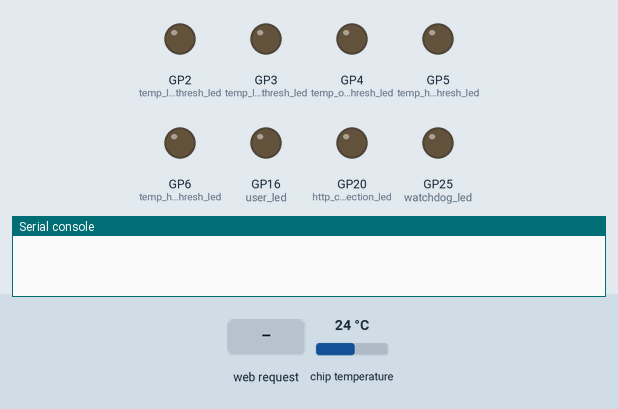
Recording of a program running on a simulated Raspberry Pi Pico running MicroPython. Parts: output pins drawn as LEDs (lit = HIGH), the last lines printed to the serial console. Dashed ring = blinking. The inputs (shaded band) are chosen by the test bench; at power-on: chip temperature 24 °C. WiFi joins after 1.5 s; values from a settings file that is not in the repository are placeholders.

Above: at 1.2 s.
1.3 s: HTTP request GET / received
At 2.1 s:
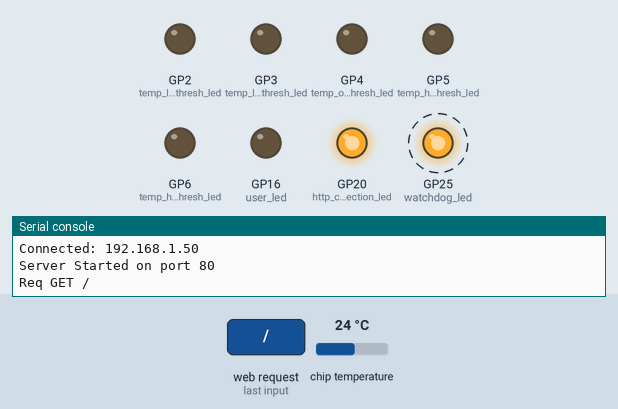
4.8 s: HTTP request GET /notfound received
At 4.9 s:
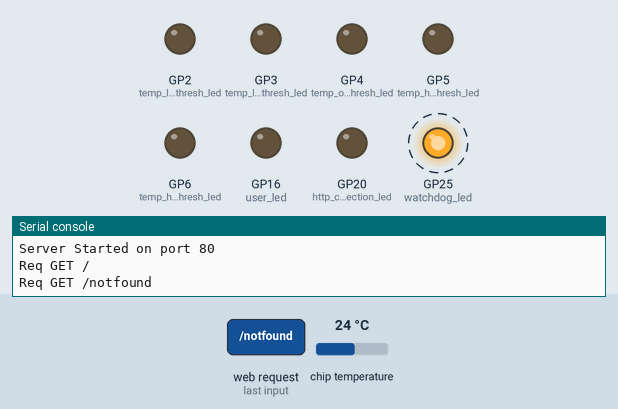
8.3 s: HTTP request GET /garden_temps received
At 8.7 s:
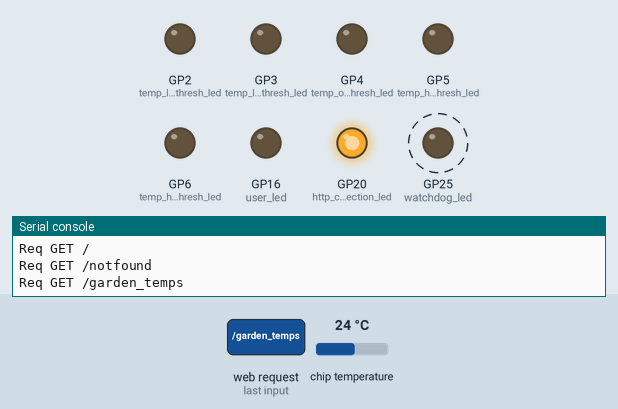
Timing chart, 0 to 17.8 s (numbered marks = the images above; inputs shaded):
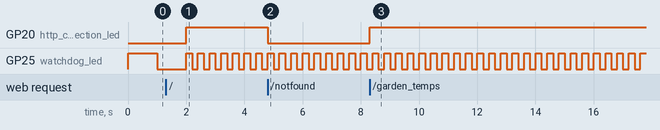

Measured:
- after the input at 1.3 s, GP20 (http_connection_led): LOW → HIGH after 0.70 s
- after the input at 4.8 s, GP20 (http_connection_led): HIGH → LOW at once
- after the input at 8.3 s, GP20 (http_connection_led): LOW → HIGH at once
- by itself, GP25 (watchdog_led): alternates HIGH for 0.20 s and LOW for 0.20 s

The program:

main.py
```python
# (licence header left out)
#This program is free software: you can redistribute it and/or modify
#it under the terms of the GNU General Public License as published by
#the Free Software Foundation, either version 3 of the License, or
#(at your option) any later version.

#This program is distributed in the hope that it will be useful,
#but WITHOUT ANY WARRANTY; without even the implied warranty of
#MERCHANTABILITY or FITNESS FOR A PARTICULAR PURPOSE.  See the
#GNU General Public License for more details.

#You should have received a copy of the GNU General Public License
#along with this program.  If not, see <http://www.gnu.org/licenses/>.

from typing import Callable
from machine import Pin, ADC
import uasyncio as asyncio
import network
import micropython
import userconstants

# Onboard led
watchdog_led = Pin("LED",Pin.OUT)
http_connection_led = Pin(20,Pin.OUT)
user_led = Pin(16,Pin.OUT)

temp_low_crit_thresh_led = Pin(2,Pin.OUT)
temp_low_warn_thresh_led = Pin(3,Pin.OUT)
temp_ok_thresh_led = Pin(4,Pin.OUT)
temp_high_warn_thresh_led = Pin(5,Pin.OUT)
temp_high_crit_thresh_led = Pin(6,Pin.OUT)

watchdog_led.value(0)
http_connection_led.value(0)
user_led.value(0)

temp_low_crit_thresh_led.value(0)
temp_low_warn_thresh_led.value(0)
temp_ok_thresh_led.value(0)
temp_high_warn_thresh_led.value(0)
temp_high_crit_thresh_led.value(0)

def blink_led(_func=None, *, led=watchdog_led):
    """ Define a decorator with an optional led argument.
    Keep the led on for the duration of the function decorated"""
    def decorator_blink_led(func):
        """ Would use functools...but seems unavailable in this env. """
        def wrapper_blink(*args,**kwargs):
            led.toggle()
            value = func(*args,*kwargs)
            return value
        return wrapper_blink
    if _func is None:
        return decorator_blink_led
    return decorator_blink_led(_func)

@blink_led(led=watchdog_led)
async def poll_wifi_status():
    """A short blink every second while waiting for wifi to connect"""
    await asyncio.sleep_ms(1000)

async def wifi_connect(ssid:str, passwd:str):
    """Connect to the requested WIFI network"""
    wlan = network.WLAN(network.STA_IF)
    wlan.active(True)
    wlan.connect(ssid,passwd)
    while wlan.status() != 3:
        await poll_wifi_status()
    print(f"Connected: {wlan.ifconfig()[0]}")

class PicoServer():
    """Implement a uasyncio http server, and a temperature logger from the Pi Pico temp sensor"""
    watchdog_val = 0
    temp_f_latest = 0
    # So the first value set with min() overrides it
    temp_f_min = 1000
    temp_f_max = 0

    # Seconds in each threshold
    thresh_times = [ 0, 0, 0, 0, 0 ]

    @blink_led(led=watchdog_led)
    def watchdog(self):
        """The forever repeating watchdog task, just up a value, and blink a led"""
        self.watchdog_val = self.watchdog_val + 1

    def format_times(self, idx:int) -> str:
        """Pass in an index to the temp cache, return a stringified version of the seconds value"""
        seconds = self.thresh_times[idx]
        # ...micropython also missing datetime module
        minutes,seconds = divmod(seconds,60)
        hours,minutes = divmod(minutes,60)
        days,hours = divmod(hours,24)
        weeks,days = divmod(days,7)
        out = f"{seconds} secs"
        if minutes > 0:
            out = f"{minutes} mins " + out
        if hours > 0:
            out = f"{hours} hours " + out
        if days > 0:
            out = f"{days} days " + out
        if weeks > 0:
            out = f"{weeks} weeks " + out
        return out

    async def watchdog_loop(self):
        """Never exiting watchdog task"""
        while True:
            self.watchdog()
            await asyncio.sleep_ms(200)

    def get_route(self, path:str) -> Callable:
        """Returns a callable generating an html response for the path given"""
        paths = {
            '/': self.index_page,
            '/method=%22post%22?toggle_led=On': self.led_on,
            '/method=%22post%22?toggle_led=Off': self.led_off,
            '/garden_temps': self.garden_temp_page,
            '/notfound': self.not_found
        }
        if path not in paths:
            return paths['/notfound']
        return paths[path]

    def __init__(self):
        self.temp_f_latest = 0

    def read_temp(self) -> (int, int):
        """ Returns a tuple of (Celcius, Farenheit) """
        adc = ADC(4)
        # Normalize the raw 0-65535 adc output value to 0-3.3 voltage scale
        volts = adc.read_u16() * (3.3/65535)
        # Sensor outputs 27 degrees Celcius at 0.706 Volts and decreases 1.721 mV per degree Celcius
        # See See https://datasheets.raspberrypi.com/rp2040/rp2040-datasheet.pdf
        temp_c = 27 - (volts - 0.706)/0.001721
        # Standard unit conversion
        return (temp_c, 32 + (1.8 * temp_c))

    async def cache_temp(self):
        """ Read onboard temp """
        while True:
            temp_now = self.read_temp()
            self.temp_f_latest = temp_now[1]
            self.temp_f_min = min(self.temp_f_min,self.temp_f_latest)
            self.temp_f_max = max(self.temp_f_max,self.temp_f_latest)
            # Calculate threshold temp is in
            thresh_leds = [
                temp_low_crit_thresh_led,
                temp_low_warn_thresh_led,
                temp_ok_thresh_led,
                temp_high_warn_thresh_led,
                temp_high_crit_thresh_led
            ]

            thresholds = [
                (-40,32),
                (32,37),
                (37,60),
                (60,85),
                (86,176)
            ]

            on_item = list(filter(lambda range: (range[0]<self.temp_f_latest<range[1]), thresholds))
            on_idx = thresholds.index(on_item[0])
            for led,idx in enumerate(thresh_leds):
                led.value(idx==on_idx)
                if idx == on_idx:
                    self.thresh_times[idx] = self.thresh_times[idx] + 1

            # Its not necessary to poll it quicker than it can be read by a human
            await asyncio.sleep_ms(1000)

    async def index_page(self,method,path,reader,writer):
        """Return the basic index page """
        del method, path, reader
        writer.write('HTTP/1.0 200 OK\r\nContent-type: text/html\r\n\r\n')
        writer.write("<!DOCTYPE html><html>")
        writer.write("<head><title>Micro Python Server Version 0.2.1</title></head>")
        writer.write("<body>")
        writer.write("<h1>uasyncio Server</h1>")
        writer.write(f"<p>Current Pi Pico Temp Sensor: {self.temp_f_latest} degrees F (Min:{self.temp_f_min} Max:{self.temp_f_max})</p>")
        #Need to rework this...
        writer.write("<h2>Control User Led:</h2>")
        writer.write("<form action=\"\" method=\"post\"><input type=\"submit\" name=\"toggle_led\" value=\"On\" /></form>")
        writer.write("<form action=\"\" method=\"post\"><input type=\"submit\" name=\"toggle_led\" value=\"Off\" /></form>")
        writer.write("<a href=\"/garden_temps\">See Historical Temperature</a>")
        writer.write("</body>")
        writer.write("</html>")
        await writer.wait_closed()

    async def garden_temp_page(self,method,path,reader,writer):
        """Return the HTML temperature history table"""
        del method, path, reader
        writer.write('HTTP/1.0 200 OK\r\nContent-type: text/html\r\n\r\n')
        writer.write("<!DOCTYPE html><html>")
        writer.write("<head><title>Micro Python Server</title></head>")
        writer.write("<body>")
        html = """
        <style type="text/css">
        .tg  {border-collapse:collapse;border-spacing:0;}
        .tg td{border-color:black;border-style:solid;border-width:1px;font-family:Arial, sans-serif;font-size:14px;
          overflow:hidden;padding:10px 5px;word-break:normal;}
        .tg th{border-color:black;border-style:solid;border-width:1px;font-family:Arial, sans-serif;font-size:14px;
          font-weight:normal;overflow:hidden;padding:10px 5px;word-break:normal;}
        .tg .tg-0lax{text-align:left;vertical-align:top}
        </style>
        """ + """
        <table class="tg">
        <thead>
          <tr>
            <th class="tg-0lax">Threshold</th>
            <th class="tg-0lax">Range</th>
            <th class="tg-0lax">Time in Range</th>
          </tr>
        </thead>
        <tbody>
          <tr>
            <td class="tg-0lax">Freezing</td>
            <td class="tg-0lax">-40 to 32F</td>
            <td class="tg-0lax">{self.format_times(0)}</td>
          </tr>
          <tr>
            <td class="tg-0lax">'Areas of Frost'<br></td>
            <td class="tg-0lax">32 to 37F</td>
            <td class="tg-0lax">{self.format_times(1)}</td>
          </tr>
          <tr>
            <td class="tg-0lax">Frost or Cold</td>
            <td class="tg-0lax">37 to 60F</td>
            <td class="tg-0lax">{self.format_times(2)}</td>
          </tr>
          <tr>
            <td class="tg-0lax">Cool Weather Vegetables</td>
            <td class="tg-0lax">60 to 85F</td>
            <td class="tg-0lax">{self.format_times(3)}</td>
          </tr>
          <tr>
            <td class="tg-0lax">Hot enough for anything else</td>
            <td class="tg-0lax">86F+</td>
            <td class="tg-0lax">{self.format_times(4)}</td>
          </tr>
        </tbody>
        </table>
        """
        writer.write(html)
        writer.write("</body>")
        writer.write("</html>")
        await writer.wait_closed()

    async def led_on(self,method,path,reader,writer):
        """Turn the led on and continue to the index page"""
        user_led.value(1)
        await self.index_page(method,path,reader,writer)

    async def led_off(self,method,path,reader,writer):
        """Turn the led off and continue to the index page"""
        user_led.value(0)
        await self.index_page(method,path,reader,writer)

    async def not_found(self,method,path,reader,writer):
        """Return a basic page for HTTP404"""
        del method, path, reader
        writer.write('HTTP/1.0 404 Not Found\r\nContent-type: text/html\r\n\r\n')
        html = """
            <!DOCTYPE html><html>
            <head><title>Micro Python Server</title></head>
            <body><h1>Bad Path</h1><p>you shouldn't be here</p></body>
            </html>
        """
        writer.write(html)
        await writer.wait_closed()

    @blink_led(led=http_connection_led)
    async def handle_client(self,reader,writer):
        """Handle an http client connection"""
        req = None
        method=""
        path=""
        while req != "\r\n":
            req = (await reader.readline()).decode("utf8")
            if req is not None and "HTTP/1.1" in req:
                req_type=req.split(" ")
                method=req_type[0]
                path=req_type[1]
                print(f"Req {method} {path}")
        route=self.get_route(path)
        await route(method,path,reader,writer)

async def http_server_start(coroutine,port):
    """Start an http server on the requested port"""
    loop = asyncio.get_event_loop()
    loop.create_task(asyncio.start_server(coroutine, '0.0.0.0', port))
    print(f"Server Started on port {port}")
    loop.run_forever()

async def main_loop():
    """Start a watchdog, http server, and temp sensor reader"""
    server=PicoServer()
    tasks = [
        asyncio.create_task(server.watchdog_loop()),
        asyncio.create_task(http_server_start(server.handle_client,80)),
        asyncio.create_task(server.cache_temp())
    ]
    await asyncio.gather(*tasks, return_exceptions=False)

asyncio.run(wifi_connect(userconstants.SSID,userconstants.PASSWORD))
asyncio.run(main_loop())
```
